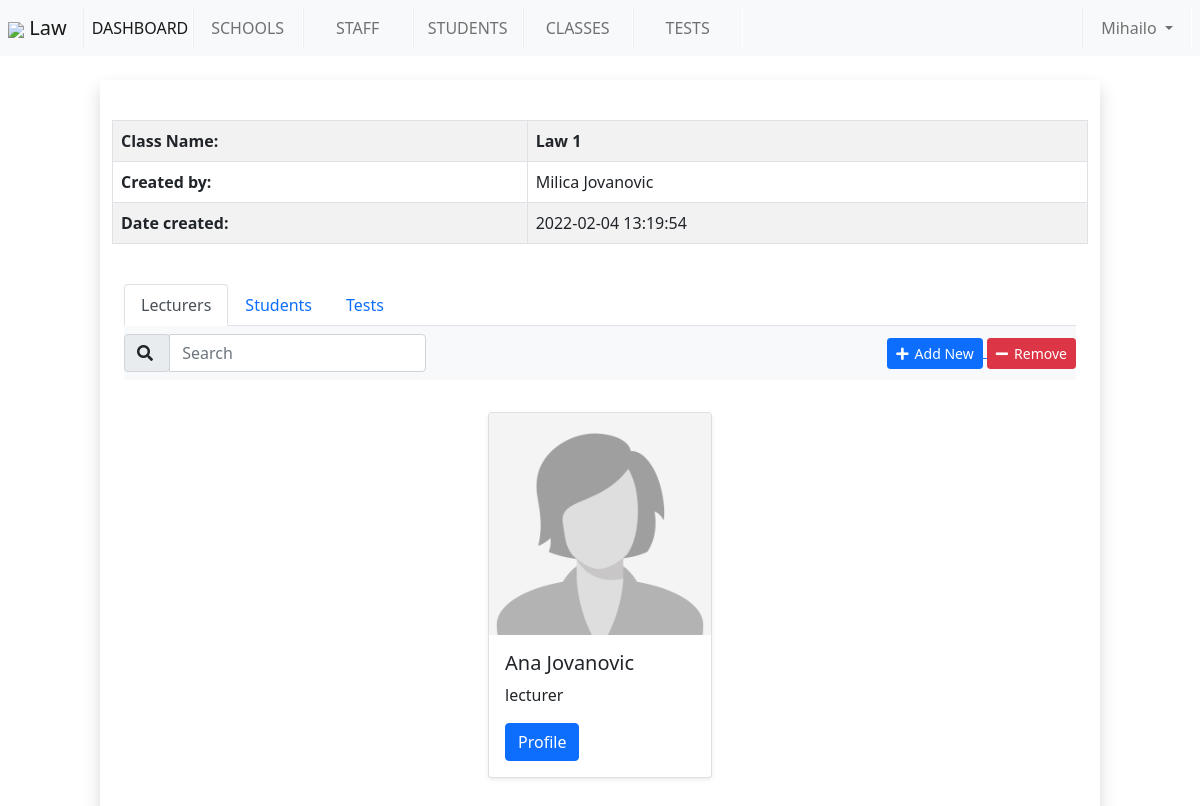
The page /single_class/13 (signed in) on the database its author committed.
### tables this page shows
CREATE TABLE `classes` (
  `class_id` int(11) NOT NULL,
  `class` varchar(30) NOT NULL,
  `user_id` int(11) NOT NULL,
  `school_id` int(11) NOT NULL,
  `date` datetime NOT NULL
);

CREATE TABLE `users` (
  `user_id` int(11) NOT NULL,
  `firstname` varchar(20) NOT NULL,
  `lastname` varchar(25) NOT NULL,
  `image` varchar(255) NOT NULL,
  `email` varchar(35) NOT NULL,
  `password` varchar(255) NOT NULL,
  `date` datetime NOT NULL,
  `gender` varchar(7) NOT NULL,
  `school_id` int(11) NOT NULL,
  `rank` varchar(20) NOT NULL
);

CREATE TABLE `class_lecturers` (
  `class_lecturers_id` int(11) NOT NULL,
  `user_id` int(11) NOT NULL,
  `class_id` int(11) NOT NULL,
  `school_id` int(11) NOT NULL,
  `date` datetime NOT NULL,
  `disabled` tinyint(1) NOT NULL DEFAULT 0
);

### app/controllers/Single_class.php (called while the page is built, shortened)
<?php
class Single_class extends Controller
{
    public function __construct()
    {
        $this->classModel = $this->model('ClassModel');
        $this->classLecturerModel = $this->model('ClassLecturer');
    }
    public function index($id)
    {
        $results = false;
        $lecturerExistsError = '';
        $searchError = '';
        $page_tab =  'lecturers';
        $class = $this->classModel->getClassProfile($id);
        $lecturers = $this->classLecturerModel->selectAll($id);
        $data = [
            'class' => $class,
            'page_tab' => $page_tab,
            'results' => $results,
            'lecturers' => $lecturers,
            'lecturerExistsError' => $lecturerExistsError,
            'searchError' => $searchError
        ];
        $this->view('single_class', $data);
    }
}

### app/libraries/Core.php (called while the page is built, shortened)
<?php
class Core
{
    private $currentMethod = 'index';
    public function __construct()
    {
        $url = $this->getUrl();
        if (@file_exists('../app/controllers/' . ucwords($url[0]) . '.php')) {
            unset($url[0]);
        }
        $this->currentController = new $this->currentController();
        $this->params = $url ? array_values($url) : [];
        call_user_func_array([$this->currentController, $this->currentMethod], $this->params);
    }
    public function getUrl()
    {
        if (isset($_GET['url'])) {
            $url = rtrim($_GET['url'], '/');
            $url = filter_var($url, FILTER_SANITIZE_URL);
            $url = explode('/', $url);
            return $url;
        }
    }
}

### app/require.php (called while the page is built, shortened)
<?php
require_once '../app/helpers/session_helpers.php';
require_once '../app/libraries/Core.php';
require_once '../app/libraries/Controller.php';
require_once '../app/libraries/Database.php';
$init = new Core();

### public/index.php (called while the page is built)
<?php
require_once '../app/require.php';

### app/libraries/Database.php (called while the page is built)
<?php
class Database
{
    private $dbName = DBNAME;
    private $dbHost = DBHOST;
    private $dbUser = DBUSER;
    private $dbPass = DBPASS;
    private $dbHandler;
    public function __construct()
    {
        $con = 'mysql:host=' . $this->dbHost . ';dbname=' . $this->dbName;
        $options = [
            PDO::ATTR_PERSISTENT => true,
            PDO::ATTR_ERRMODE => PDO::ERRMODE_EXCEPTION
        ];
        try {
            $this->dbHandler = new PDO($con, $this->dbUser, $this->dbPass, $options);
        } catch (PDOException $e) {
            die('Connection problems: ' . $e->getMessage());
        }
    }
    public function query($sql)
    {
        return $this->dbHandler->prepare($sql);
    }
}

### app/models/ClassModel.php (called while the page is built, shortened)
<?php
class ClassModel
{
    private $db;
    public function __construct()
    {
        $this->db = new Database();
    }
    public function getClassProfile($id)
    {
        $stmt = $this->db->query("SELECT classes.class_id,classes.class,classes.date,users.firstname,users.lastname FROM classes JOIN users ON classes.user_id = users.user_id WHERE class_id = :id");
        $stmt->execute(array(
            ':id' => $id
        ));
        $class = $stmt->fetch(PDO::FETCH_OBJ);
        return $class;
    }
}

### app/helpers/session_helpers.php (called while the page is built, shortened)
<?php
function isLogged()
{
    if (isset($_SESSION['user'])) {
        return true;
    }
    return false;
}
function access($rank = 'student')
{
    $loggedUserRank = $_SESSION['user']->rank;
    $RANK['super_admin'] =  ['super_admin', 'admin', 'lecturer', 'reception', 'student'];
    $RANK['admin']       =  ['admin', 'lecturer', 'reception', 'student'];
    $RANK['lecturer']    =  ['lecturer', 'reception', 'student'];
    $RANK['reception']   =  ['reception', 'student'];
    $RANK['student']     =  ['student'];
    if (in_array($rank, $RANK[$loggedUserRank])) {
        return true;
    }
    return false;
}

### app/models/ClassLecturer.php (called while the page is built, shortened)
<?php
class ClassLecturer
{
    private $db;
    public function __construct()
    {
        $this->db = new Database();
    }
    public function selectAll($id)
    {
        $stmt = $this->db->query("SELECT class_lecturers.date,class_lecturers.disabled,users.firstname,users.lastname,users.gender,users.rank,users.user_id,classes.class,schools.school FROM class_lecturers JOIN users JOIN classes JOIN schools ON class_lecturers.user_id = users.user_id AND class_lecturers.class_id = classes.class_id AND class_lecturers.school_id = schools.school_id WHERE class_lecturers.class_id = :id AND class_lecturers.disabled = 0");
        $stmt->execute(array(
            ':id' => $id
        ));
        $lecturers = $stmt->fetchAll(PDO::FETCH_OBJ);
        return $lecturers;
    }
}

### app/views/single_class.view.php (the view, shortened to what this page needs)
<?php require_once APPROOT . '/views/includes/head.php'; ?>
<?php require_once APPROOT . '/views/includes/nav.php'; ?>
<div class="container-fluid p-4 shadow mx-auto my-4" style="max-width: 1000px;">
    <div class="row">
        <table class="table table-hover table-striped table-bordered">
            <tr>
                <th>Class Name:</th>
                <th><?= $class->class; ?></th>
            </tr>
            <tr>
                <th>Created by:</th>
                <td><?= $class->firstname . " " . $class->lastname; ?></td>
            </tr>
            <tr>
                <th>Date created:</th>
                <td><?= $class->date; ?></td>
            </tr>
        </table>
    </div>
    <br>
    <ul class="nav nav-tabs">
        <li class="nav-item">
            <a class="nav-link <?= $page_tab == 'lecturers' ? 'active' : '' ?>" href="<?= URLROOT . '/single_class/' . $class->class_id ?>">Lecturers</a>
        </li>
        <li class="nav-item">
            <a class="nav-link <?= $page_tab == 'students' ? 'active' : '' ?>" href="<?= URLROOT . '/single_class/students/' . $class->class_id ?>">Students</a>
        </li>
        <li class="nav-item">
            <a class="nav-link <?= $page_tab == 'tests' ? 'active' : '' ?>" href="<?= URLROOT . '/single_class/tests/' . $class->class_id ?>">Tests</a>
        </li>
    </ul>
    <?php
    switch ($page_tab) {
        case 'lecturers':
            include(view_path('class-tab-lecturers'));
            break;
    }
    ?>
</div>
<?php require_once APPROOT . '/views/includes/footer.php'; ?>

### app/views/class-tab-lecturers.view.php
<nav class="navbar navbar-light bg-light">
    <form class="form-inline">
        <div class="input-group">
            <div class="input-group-prepend">
                <span class="input-group-text" id="basic-addon1"><i class="fa fa-search"></i>&nbsp</span>
            </div>
            <input type="text" class="form-control" placeholder="Search" aria-label="Search" aria-describedby="basic-addon1">
        </div>
    </form>
    <div>
        <?php if (access('lecturer')) : ?>
            <a href="<?= URLROOT . '/single_class/lectureradd/' . $class->class_id  ?>">
                <button class="btn btn-sm btn-primary"><i class="fas fa-plus"></i>Add New</button>
            </a>
            <a href="<?= URLROOT . '/single_class/lecturerremove/' . $class->class_id  ?>">
                <button class="btn btn-sm btn-danger"><i class="fas fa-minus"></i>Remove</button>
            </a>
        <?php endif; ?>
    </div>
</nav>
<div class="card-group justify-content-center my-4">
    <?php if ($lecturers) : ?>
        <?php foreach ($lecturers as $lecturer) : ?>
            <div class="card m-2 shadow-sm" style="max-width: 14rem;min-width: 14rem;">
                <?php if ($lecturer->gender == 'female') : ?>
                    <img src="<?= PUBROOT ?>/assets/user_female.jpg" class="card-img-top " alt="Card image cap">
                <?php else : ?>
                    <img src="<?= PUBROOT ?>/assets/user_male.jpg" class="card-img-top " alt="Card image cap">
                <?php endif; ?>
                <div class="card-body">
                    <h5 class="card-title"><?= $lecturer->firstname ?> <?= $lecturer->lastname ?></h5>
                    <p class="card-text"><?= str_replace("_", " ", $lecturer->rank) ?></p>
                    <a href="<?= URLROOT ?>/profile/<?= $lecturer->user_id; ?>" class="btn btn-primary">Profile</a>
                </div>
            </div>
        <?php endforeach; ?>
    <?php else : ?>
        <h5>There is no lecturers at this moment!</h5>
    <?php endif; ?>
</div>

### app/views/includes/head.php (style rules this page uses)
.fas { margin-right: 6px; }

### rows shown on the page
classes: class "Law 1", user.firstname "Milica", user.lastname "Jovanovic", date "2022-02-04 13:19:54"
class_lecturers: user.firstname "Ana", user.lastname "Jovanovic", user.rank "lecturer"

### other values the page prints
$_SESSION['user']->school "Law"
$_SESSION['user']->firstname "Mihailo"
